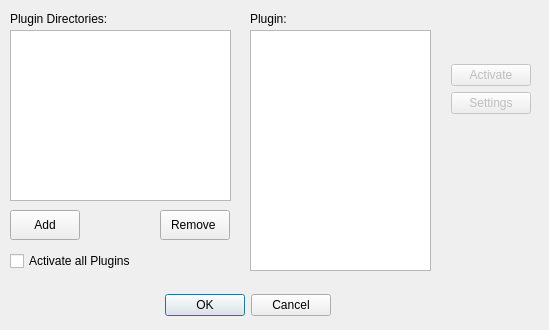
<ui version="4.0" >
 <class>PluginDialogData</class>
 <widget class="QDialog" name="PluginDialogData" >
  <property name="geometry" >
   <rect>
    <x>0</x>
    <y>0</y>
    <width>549</width>
    <height>330</height>
   </rect>
  </property>
  <property name="windowTitle" >
   <string>Configure Plugins</string>
  </property>
  <widget class="QDialogButtonBox" name="buttonBox" >
   <property name="geometry" >
    <rect>
     <x>140</x>
     <y>290</y>
     <width>191</width>
     <height>31</height>
    </rect>
   </property>
   <property name="standardButtons" >
    <set>QDialogButtonBox::Cancel|QDialogButtonBox::Ok</set>
   </property>
  </widget>
  <widget class="QLabel" name="label" >
   <property name="geometry" >
    <rect>
     <x>10</x>
     <y>10</y>
     <width>131</width>
     <height>18</height>
    </rect>
   </property>
   <property name="text" >
    <string>Plugin Directories:</string>
   </property>
  </widget>
  <widget class="QLabel" name="label_2" >
   <property name="geometry" >
    <rect>
     <x>250</x>
     <y>10</y>
     <width>131</width>
     <height>18</height>
    </rect>
   </property>
   <property name="text" >
    <string>Plugin:</string>
   </property>
  </widget>
  <widget class="QPushButton" name="plugin_dir_button_add" >
   <property name="enabled" >
    <bool>true</bool>
   </property>
   <property name="geometry" >
    <rect>
     <x>10</x>
     <y>210</y>
     <width>70</width>
     <height>30</height>
    </rect>
   </property>
   <property name="sizePolicy" >
    <sizepolicy vsizetype="Minimum" hsizetype="Minimum" >
     <horstretch>0</horstretch>
     <verstretch>0</verstretch>
    </sizepolicy>
   </property>
   <property name="text" >
    <string>Add</string>
   </property>
   <property name="checkable" >
    <bool>false</bool>
   </property>
  </widget>
  <widget class="QPushButton" name="plugin_dir_button_remove" >
   <property name="enabled" >
    <bool>true</bool>
   </property>
   <property name="geometry" >
    <rect>
     <x>160</x>
     <y>210</y>
     <width>70</width>
     <height>30</height>
    </rect>
   </property>
   <property name="sizePolicy" >
    <sizepolicy vsizetype="Minimum" hsizetype="Minimum" >
     <horstretch>0</horstretch>
     <verstretch>0</verstretch>
    </sizepolicy>
   </property>
   <property name="text" >
    <string>Remove </string>
   </property>
  </widget>
  <widget class="QListView" name="plugin_view" >
   <property name="geometry" >
    <rect>
     <x>250</x>
     <y>30</y>
     <width>181</width>
     <height>241</height>
    </rect>
   </property>
   <property name="iconSize" >
    <size>
     <width>16</width>
     <height>10</height>
    </size>
   </property>
   <property name="viewMode" >
    <enum>QListView::IconMode</enum>
   </property>
  </widget>
  <widget class="QListWidget" name="plugin_directories_view" >
   <property name="geometry" >
    <rect>
     <x>10</x>
     <y>30</y>
     <width>221</width>
     <height>171</height>
    </rect>
   </property>
  </widget>
  <widget class="QCheckBox" name="activate_all_plugins_check_box" >
   <property name="geometry" >
    <rect>
     <x>10</x>
     <y>250</y>
     <width>141</width>
     <height>22</height>
    </rect>
   </property>
   <property name="text" >
    <string>Activate all Plugins</string>
   </property>
  </widget>
  <widget class="QWidget" name="" >
   <property name="geometry" >
    <rect>
     <x>451</x>
     <y>64</y>
     <width>85</width>
     <height>66</height>
    </rect>
   </property>
   <layout class="QFormLayout" name="formLayout" >
    <item row="0" column="0" >
     <widget class="QPushButton" name="plugin_toggle_button" >
      <property name="enabled" >
       <bool>false</bool>
      </property>
      <property name="sizePolicy" >
       <sizepolicy vsizetype="Minimum" hsizetype="Minimum" >
        <horstretch>0</horstretch>
        <verstretch>0</verstretch>
       </sizepolicy>
      </property>
      <property name="text" >
       <string>Activate</string>
      </property>
     </widget>
    </item>
    <item row="1" column="0" >
     <widget class="QPushButton" name="settings_button" >
      <property name="enabled" >
       <bool>false</bool>
      </property>
      <property name="text" >
       <string>Settings</string>
      </property>
      <property name="icon" >
       <iconset>
        <normaloff>../../../../../../../../usr/kde/4.1/share/icons/oxygen/16x16/actions/configure.png</normaloff>../../../../../../../../usr/kde/4.1/share/icons/oxygen/16x16/actions/configure.png</iconset>
      </property>
     </widget>
    </item>
   </layout>
  </widget>
 </widget>
 <resources/>
 <connections>
  <connection>
   <sender>buttonBox</sender>
   <signal>rejected()</signal>
   <receiver>PluginDialogData</receiver>
   <slot>reject()</slot>
   <hints>
    <hint type="sourcelabel" >
     <x>293</x>
     <y>309</y>
    </hint>
    <hint type="destinationlabel" >
     <x>0</x>
     <y>34</y>
    </hint>
   </hints>
  </connection>
  <connection>
   <sender>buttonBox</sender>
   <signal>accepted()</signal>
   <receiver>PluginDialogData</receiver>
   <slot>close()</slot>
   <hints>
    <hint type="sourcelabel" >
     <x>330</x>
     <y>320</y>
    </hint>
    <hint type="destinationlabel" >
     <x>497</x>
     <y>227</y>
    </hint>
   </hints>
  </connection>
  <connection>
   <sender>plugin_toggle_button</sender>
   <signal>clicked()</signal>
   <receiver>PluginDialogData</receiver>
   <slot>togglePluginState()</slot>
   <hints>
    <hint type="sourcelabel" >
     <x>490</x>
     <y>79</y>
    </hint>
    <hint type="destinationlabel" >
     <x>269</x>
     <y>165</y>
    </hint>
   </hints>
  </connection>
  <connection>
   <sender>plugin_view</sender>
   <signal>clicked(QModelIndex)</signal>
   <receiver>PluginDialogData</receiver>
   <slot>pluginChanged(QModelIndex)</slot>
   <hints>
    <hint type="sourcelabel" >
     <x>340</x>
     <y>150</y>
    </hint>
    <hint type="destinationlabel" >
     <x>269</x>
     <y>165</y>
    </hint>
   </hints>
  </connection>
 </connections>
 <slots>
  <slot>pluginChanged(QModelIndex)</slot>
  <slot>revertChanges()</slot>
  <slot>addPluginDirectory()</slot>
  <slot>showPluginSettings()</slot>
  <slot>togglePluginState()</slot>
 </slots>
</ui>
